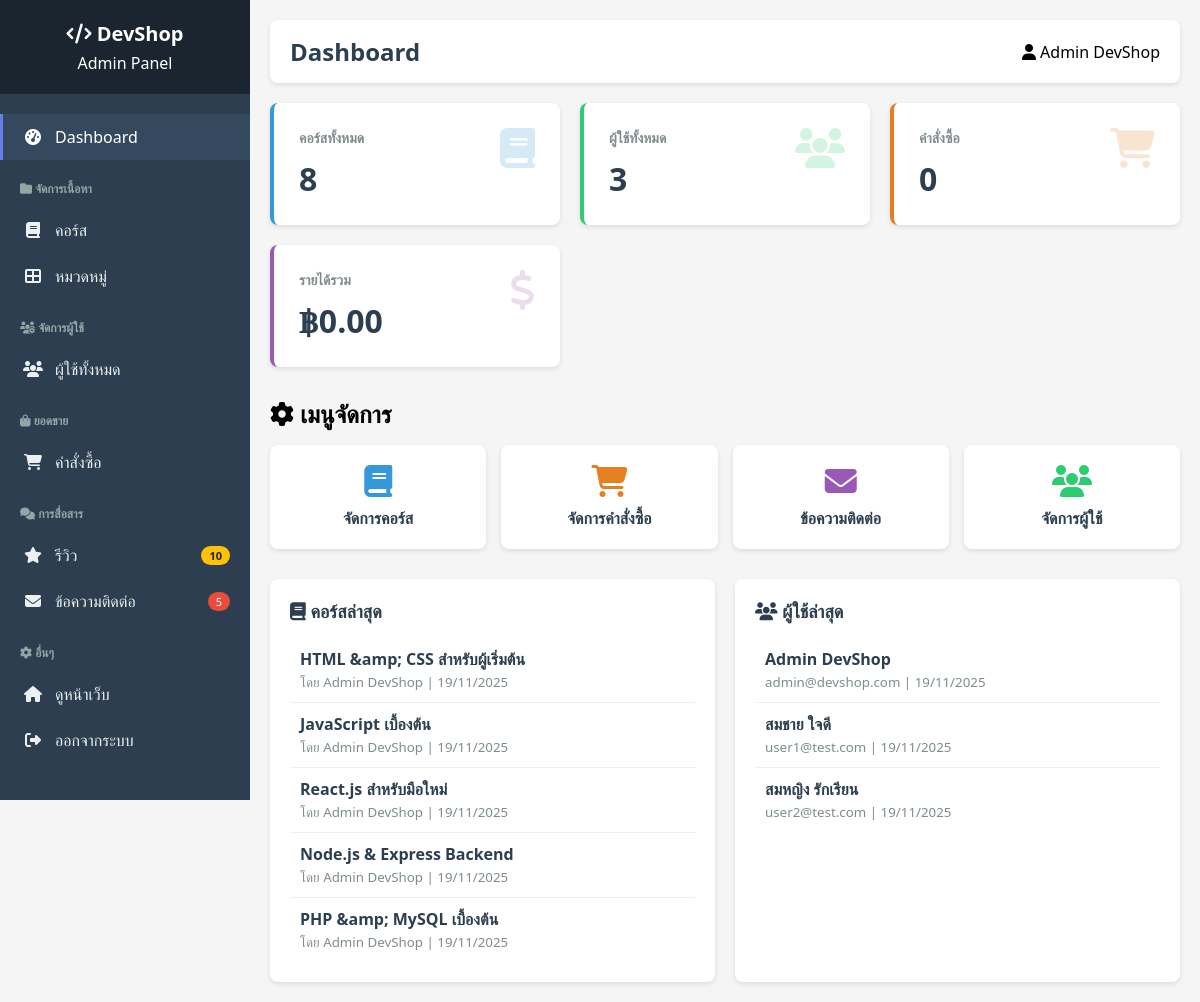
/admin/index.php (signed in), run on the app's committed database.
### tables this page shows
CREATE TABLE `courses` (
  `course_id` int NOT NULL AUTO_INCREMENT,
  `instructor_id` int NOT NULL,
  `category_id` int NOT NULL,
  `course_title` varchar(200) NOT NULL,
  `course_slug` varchar(200) NOT NULL,
  `description` text,
  `short_description` varchar(500) DEFAULT NULL,
  `thumbnail` varchar(255) DEFAULT NULL,
  `level` enum('beginner','intermediate','advanced') DEFAULT 'beginner',
  `price` decimal(10,2) NOT NULL,
  `discount_price` decimal(10,2) DEFAULT NULL,
  `duration_hours` decimal(5,2) DEFAULT NULL,
  `total_lectures` int DEFAULT '0',
  `status` enum('draft','published','archived') DEFAULT 'draft',
  `featured` tinyint(1) DEFAULT '0',
  `bestseller` tinyint(1) DEFAULT '0',
  `created_at` timestamp NULL DEFAULT CURRENT_TIMESTAMP,
  `updated_at` timestamp NULL DEFAULT CURRENT_TIMESTAMP ON UPDATE CURRENT_TIMESTAMP,
  PRIMARY KEY (`course_id`),
  UNIQUE KEY `course_slug` (`course_slug`),
  KEY `idx_slug` (`course_slug`),
  KEY `idx_instructor` (`instructor_id`),
  KEY `idx_category` (`category_id`),
  KEY `idx_status` (`status`),
  KEY `idx_featured` (`featured`),
  CONSTRAINT `courses_ibfk_1` FOREIGN KEY (`instructor_id`) REFERENCES `users` (`user_id`) ON DELETE CASCADE,
  CONSTRAINT `courses_ibfk_2` FOREIGN KEY (`category_id`) REFERENCES `categories` (`category_id`) ON DELETE RESTRICT
);

CREATE TABLE `users` (
  `user_id` int NOT NULL AUTO_INCREMENT,
  `email` varchar(100) NOT NULL,
  `password` varchar(255) NOT NULL,
  `first_name` varchar(50) NOT NULL,
  `last_name` varchar(50) NOT NULL,
  `phone` varchar(20) DEFAULT NULL,
  `bio` text,
  `profile_image` varchar(255) DEFAULT NULL,
  `role` enum('student','instructor','admin') DEFAULT 'student',
  `status` enum('active','inactive','banned') DEFAULT 'active',
  `created_at` timestamp NULL DEFAULT CURRENT_TIMESTAMP,
  `updated_at` timestamp NULL DEFAULT CURRENT_TIMESTAMP ON UPDATE CURRENT_TIMESTAMP,
  PRIMARY KEY (`user_id`),
  UNIQUE KEY `email` (`email`),
  KEY `idx_email` (`email`),
  KEY `idx_role` (`role`)
);

### admin/index.php (the view, shortened to what this page needs)
<?php
require_once '../includes/config.php';
$stats = [];
$result = $conn->query("SELECT COUNT(*) as total FROM courses");
$stats['courses'] = $result->fetch_assoc()['total'];
$result = $conn->query("SELECT COUNT(*) as total FROM users");
$stats['users'] = $result->fetch_assoc()['total'];
$result = $conn->query("SELECT COUNT(*) as total FROM orders");
$stats['orders'] = $result->fetch_assoc()['total'];
$result = $conn->query("SELECT COUNT(*) as total FROM orders WHERE payment_status = 'pending'");
$stats['pending_orders'] = $result->fetch_assoc()['total'];
$result = $conn->query("SELECT COUNT(*) as total FROM reviews WHERE status = 'pending'");
$stats['pending_reviews'] = $result->fetch_assoc()['total'];
$result = $conn->query("SELECT COUNT(*) as total FROM contact_messages WHERE status = 'new'");
$stats['new_messages'] = $result->fetch_assoc()['total'];
$result = $conn->query("SELECT SUM(final_amount) as total FROM orders WHERE payment_status = 'completed'");
$stats['revenue'] = $result->fetch_assoc()['total'] ?? 0;
$recent_courses = $conn->query("SELECT c.*, CONCAT(u.first_name, ' ', u.last_name) as instructor_name
                                FROM courses c
                                LEFT JOIN users u ON c.instructor_id = u.user_id
                                ORDER BY c.created_at DESC LIMIT 5")->fetch_all(MYSQLI_ASSOC);
$recent_users = $conn->query("SELECT * FROM users ORDER BY created_at DESC LIMIT 5")->fetch_all(MYSQLI_ASSOC);
?>
<?php include 'includes/header.php'; ?>
<link rel="stylesheet" href="../assets/css/admin-reviews.css">
<link rel="stylesheet" href="../assets/css/admin-dashboard.css">
<div class="stats-grid">
    <div class="stat-card blue">
        <i class="fas fa-book"></i>
        <h3>คอร์สทั้งหมด</h3>
        <div class="number"><?php echo number_format($stats['courses']); ?></div>
    </div>
    <div class="stat-card green">
        <i class="fas fa-users"></i>
        <h3>ผู้ใช้ทั้งหมด</h3>
        <div class="number"><?php echo number_format($stats['users']); ?></div>
    </div>
    <a href="orders.php" class="stat-card orange" style="text-decoration: none; display: block;">
        <i class="fas fa-shopping-cart"></i>
        <h3>คำสั่งซื้อ</h3>
        <div class="number"><?php echo number_format($stats['orders']); ?></div>
    </a>
    <div class="stat-card purple">
        <i class="fas fa-dollar-sign"></i>
        <h3>รายได้รวม</h3>
        <div class="number">฿<?php echo number_format($stats['revenue'], 2); ?></div>
    </div>
</div>
<div style="margin-bottom: 30px;">
    <h2 style="margin-bottom: 15px;"><i class="fas fa-cog"></i> เมนูจัดการ</h2>
    <div style="display: grid; grid-template-columns: repeat(auto-fit, minmax(200px, 1fr)); gap: 15px;">
        <a href="courses.php" style="background: white; padding: 20px; border-radius: 8px; text-decoration: none; color: #2c3e50; box-shadow: 0 2px 5px rgba(0,0,0,0.1); text-align: center; transition: transform 0.3s;" onmouseover="this.style.transform='translateY(-5px)'" onmouseout="this.style.transform='translateY(0)'">
            <i class="fas fa-book" style="font-size: 32px; color: #3498db; margin-bottom: 10px;"></i>
            <div style="font-weight: 600;">จัดการคอร์ส</div>
        </a>
        <a href="orders.php" style="background: white; padding: 20px; border-radius: 8px; text-decoration: none; color: #2c3e50; box-shadow: 0 2px 5px rgba(0,0,0,0.1); text-align: center; transition: transform 0.3s;" onmouseover="this.style.transform='translateY(-5px)'" onmouseout="this.style.transform='translateY(0)'">
            <i class="fas fa-shopping-cart" style="font-size: 32px; color: #e67e22; margin-bottom: 10px;"></i>
            <div style="font-weight: 600;">จัดการคำสั่งซื้อ</div>
        </a>
        <a href="contact_messages.php" style="background: white; padding: 20px; border-radius: 8px; text-decoration: none; color: #2c3e50; box-shadow: 0 2px 5px rgba(0,0,0,0.1); text-align: center; transition: transform 0.3s;" onmouseover="this.style.transform='translateY(-5px)'" onmouseout="this.style.transform='translateY(0)'">
            <i class="fas fa-envelope" style="font-size: 32px; color: #9b59b6; margin-bottom: 10px;"></i>
            <div style="font-weight: 600;">ข้อความติดต่อ</div>
        </a>
        <a href="users.php" style="background: white; padding: 20px; border-radius: 8px; text-decoration: none; color: #2c3e50; box-shadow: 0 2px 5px rgba(0,0,0,0.1); text-align: center; transition: transform 0.3s;" onmouseover="this.style.transform='translateY(-5px)'" onmouseout="this.style.transform='translateY(0)'">
            <i class="fas fa-users" style="font-size: 32px; color: #2ecc71; margin-bottom: 10px;"></i>
            <div style="font-weight: 600;">จัดการผู้ใช้</div>
        </a>
    </div>
</div>
<div class="content-grid">
    <div class="content-box">
        <h2><i class="fas fa-book"></i> คอร์สล่าสุด</h2>
        <?php foreach ($recent_courses as $course): ?>
            <div class="list-item">
                <strong><?php echo htmlspecialchars($course['course_title']); ?></strong><br>
                <small>โดย <?php echo htmlspecialchars($course['instructor_name']); ?> |
                    <?php echo date('d/m/Y', strtotime($course['created_at'])); ?></small>
            </div>
        <?php endforeach; ?>
    </div>
    <div class="content-box">
        <h2><i class="fas fa-users"></i> ผู้ใช้ล่าสุด</h2>
        <?php foreach ($recent_users as $user): ?>
            <div class="list-item">
                <strong><?php echo htmlspecialchars($user['first_name'] . ' ' . $user['last_name']); ?></strong><br>
                <small><?php echo htmlspecialchars($user['email']); ?> |
                    <?php echo date('d/m/Y', strtotime($user['created_at'])); ?></small>
            </div>
        <?php endforeach; ?>
    </div>
</div>
<?php include 'includes/footer.php'; ?>

### assets/css/admin-reviews.css (style rules this page uses)
.content-box { background: white; padding: 20px; border-radius: 8px; box-shadow: 0 2px 5px rgba(0,0,0,0.1); }
.stats-grid { display: grid; grid-template-columns: repeat(auto-fit, minmax(250px, 1fr)); gap: 20px; margin-bottom: 30px; }
.stat-card { background: white; padding: 25px; border-radius: 8px; box-shadow: 0 2px 5px rgba(0,0,0,0.1); text-decoration: none; display: block; transition: all 0.3s; }
.stat-card h3 { font-size: 14px; color: #7f8c8d; margin-bottom: 10px; }
.stat-card .number { font-size: 32px; font-weight: bold; color: #2c3e50; }
.stat-card i { font-size: 40px; opacity: 0.2; float: right; }
.stat-card.blue { border-left: 4px solid #3498db; }
.stat-card.blue i { color: #3498db; }
.stat-card.green { border-left: 4px solid #2ecc71; }
.stat-card.green i { color: #2ecc71; }
.stat-card.orange { border-left: 4px solid #e67e22; }
.stat-card.orange i { color: #e67e22; }
.stat-card.purple { border-left: 4px solid #9b59b6; }
.stat-card.purple i { color: #9b59b6; }
.content-box { background: white; padding: 30px; border-radius: 12px; box-shadow: 0 2px 10px rgba(0,0,0,0.08); width: 100%; }

### assets/css/admin-dashboard.css (style rules this page uses)
.stats-grid { display: grid; grid-template-columns: repeat(auto-fit, minmax(250px, 1fr)); gap: 20px; margin-bottom: 30px; }
.stat-card { background: white; padding: 25px; border-radius: 8px; box-shadow: 0 2px 5px rgba(0,0,0,0.1); }
.stat-card h3 { font-size: 14px; color: #7f8c8d; margin-bottom: 10px; }
.stat-card .number { font-size: 32px; font-weight: bold; color: #2c3e50; }
.stat-card i { font-size: 40px; opacity: 0.2; float: right; }
.stat-card.blue { border-left: 4px solid #3498db; }
.stat-card.blue i { color: #3498db; }
.stat-card.green { border-left: 4px solid #2ecc71; }
.stat-card.green i { color: #2ecc71; }
.stat-card.orange { border-left: 4px solid #e67e22; }
.stat-card.orange i { color: #e67e22; }
.stat-card.purple { border-left: 4px solid #9b59b6; }
.stat-card.purple i { color: #9b59b6; }
.content-grid { display: grid; grid-template-columns: 1fr 1fr; gap: 20px; }
.content-box { background: white; padding: 20px; border-radius: 8px; box-shadow: 0 2px 5px rgba(0,0,0,0.1); }
.content-box h2 { font-size: 18px; margin-bottom: 15px; color: #2c3e50; }
.list-item { padding: 10px; border-bottom: 1px solid #ecf0f1; }
.list-item:last-child { border-bottom: none; }
.list-item strong { color: #2c3e50; }
.list-item small { color: #7f8c8d; }

### admin/includes/header.php (style rules this page uses)
* { margin: 0; padding: 0; box-sizing: border-box; }
body { font-family: 'Segoe UI', Tahoma, Geneva, Verdana, sans-serif; background: #f5f5f5; }

### data on the page
courses: course_title "HTML &amp; CSS สำหรับผู้เริ่มต้น", instructor_name "Admin DevShop", created_at "19/11/2025"
courses: course_title "JavaScript เบื้องต้น", instructor_name "Admin DevShop", created_at "19/11/2025"
courses: course_title "React.js สำหรับมือใหม่", instructor_name "Admin DevShop", created_at "19/11/2025"
courses: course_title "Node.js & Express Backend", instructor_name "Admin DevShop", created_at "19/11/2025"
courses: course_title "PHP &amp; MySQL เบื้องต้น", instructor_name "Admin DevShop", created_at "19/11/2025"
users: first_name+last_name "Admin DevShop", email "admin@devshop.com", created_at "19/11/2025"
users: first_name+last_name "สมชาย ใจดี", email "user1@test.com", created_at "19/11/2025"
users: first_name+last_name "สมหญิง รักเรียน", email "user2@test.com", created_at "19/11/2025"

### other printed values
$new_reviews "10"
$new_messages "5"
$page_title "Dashboard"
$_SESSION['user_name'] "Admin DevShop"
$stats['courses'] "8"
$stats['users'] "3"
$stats['orders'] "0"
$stats['revenue'] "0.00"
